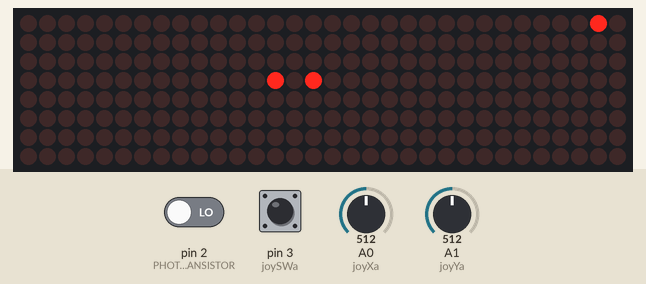
Recording of a sketch running on a simulated Arduino Uno, built with avr-gcc and run on an emulated ATmega328P. Shown: 32×8 LED matrix. The test bench sets the inputs (shaded band); at power-on: A0 (joyXa) = 512, A1 (joyYa) = 512, pin 2 (PHOTOTRANSISTOR) LOW, pin 3 (joySWa) LOW. Random numbers use the default seed unless the sketch sets one.

Above: at 1.2 s.
1.3 s: A0 (joyXa) set to 216
At 1.41 s:
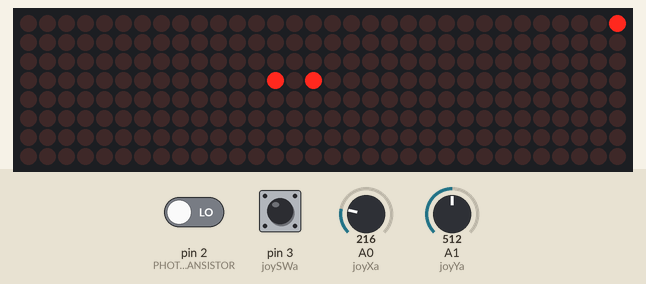
4.3 s: A0 (joyXa) set to 184
At 5.02 s:
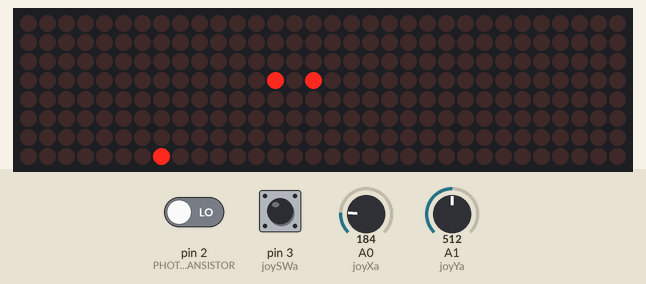
7.3 s: A1 (joyYa) set to 209
9.2 s: A1 (joyYa) set to 192
At 9.83 s:
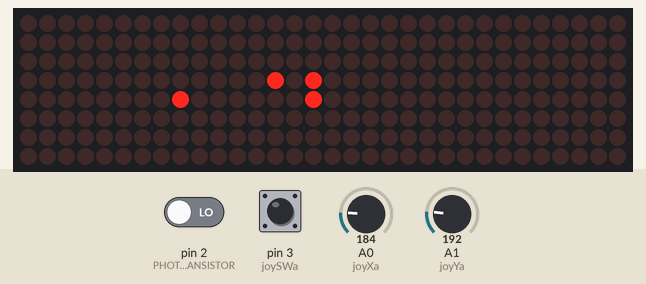
12.2 s: A0 (joyXa) set to 888
15.2 s: A0 (joyXa) set to 911
At 15.85 s:
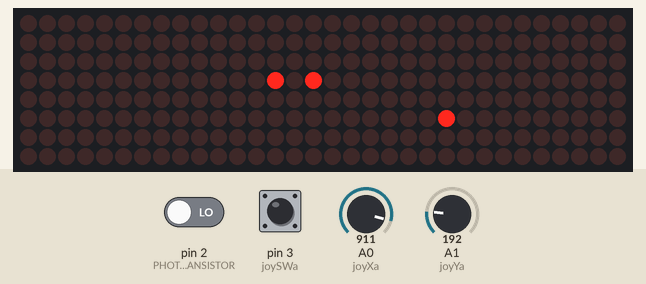
Timing chart, 0 to 18.2 s (numbered marks = the images above; inputs shaded):
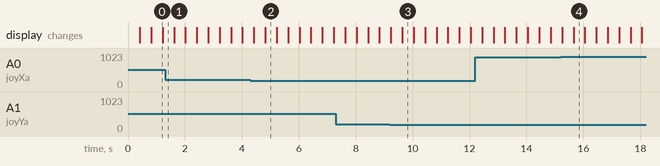

Measured:
- the behaviour switches between 200 and 199 on A0 (joyXa) (found by bisection; images 1 and 2)
- the behaviour switches between 200 and 199 on A1 (joyYa) (found by bisection; images 2 and 3)
- the behaviour switches between 900 and 901 on A0 (joyXa) (found by bisection; images 3 and 4)
- what the display in image 0 shows lasts 0.4 s, from 0.8 s to 1.2 s

The sketch:

Snake.ino
```cpp
/*
    Name:       Snake.ino
    Created:	20/05/2022 00:28:12
    Author:     BBotond6
*/


#include <MD_MAX72xx.h>
#include <SPI.h>

#define  delay_t  50  // in milliseconds

#define HARDWARE_TYPE MD_MAX72XX::FC16_HW
#define MAX_DEVICES 4

//Hardware SPI Arduino UNO
// CLK Pin  > 13 SCK
// Data Pin > 11 MOSI

#define CS_PIN    10

//JoyStick
#define joyXa A0
#define joyYa A1
#define joySWa 3
int joyX;
int joyY;
int joySW;
int joyDir; //JoyStick direction 0=none, 1=down, 2=up, 3=left, 4=right

// Hardware SPI connection
MD_MAX72XX mx = MD_MAX72XX(HARDWARE_TYPE, CS_PIN, MAX_DEVICES);

/////////////////////////////////////Remote controller variables and constans
#define PHOTOTRANSISTOR      2    //I/O port of the phototransistor.
#define NUM_OF_GAPS         33    //In one shot there are 33 gaps between pulses.

#define RECEPTION_TIMEOUT   70    //Time slot for the code bytes to arrive after the first rising edge (of the header).

#define MIN_H     4000      //Minimum value of the header gap in microseconds.
#define MAX_H     5500      //Maximum value of the header gap in microseconds.
#define MIN_0      450      //Minimum value of a gap meaning '0', in microseconds.
#define MAX_0      650     //Maximum value of a gap meaning '0', in microseconds.
#define MIN_1     1550      //Minimum value of a gap meaning '1', in microseconds.
#define MAX_1     1750     //Maximum value of a gap meaning '1', in microseconds.

#define MB_MASK     (byte)0x80  //0x80 = 0%10000000 - Mask for the most significant bit in a byte.
#define MOD8_MASK   (byte)0x07  //0x07 = 0%00000111 - Mask for the least 3 bits in a byte.
//With this mask the modulo division by 8 can be substituted.
//Note that (NUM % 8) is equivalent to (NUM & 0x07).

#define TRUE    1       //True value
#define FALSE   0       //False value

#define IR_ON   LOW       //Constants for the states of the phototransistor. The ON and OFF terms refer to
#define IR_OFF  HIGH      //the IR ray. When the infra LED of the remote controller is ON or OFF.

byte previous_state;        //Global variable of the previous state of the infra communication.
byte actual_state;          //Global variable of the actual state of the infra communication.
byte reception_started;     //Flag to signalize that the reception has been started.
byte reception_completed;   //Flag to signalize that the reception has been completed.
byte length_index;               //Index for the array of gap length data.

unsigned long timestamp_gap;            //Timestamp for a falling edge. Here starts the next gap between pulses.
                                        //Unit: microseconds.
unsigned long timestamp_reception;      //Timestamp for the beginning of the reception process. Milliseconds.

unsigned long gap_length[NUM_OF_GAPS];      //Time values of the gap lengths in microseconds.

//                                                   {0x84 , "ok"},
//                                                   {0x01 , "^"},
//                                                   {0x81 , "¡"},
//                                                   {0xB2 , ">"},
//                                                   {0x8A , "<"},
#define RemoteUp 0x01
#define RemoteDown 0x81
#define RemoteLeft 0x8A
#define RemoteRight 0xB2
#define RemoteOk 0x84

//Snake
byte sn[8][4] = {
  {0x00, 0x00, 0x00, 0x00},
  {0x00, 0x00, 0x00, 0x00},
  {0x00, 0x00, 0x00, 0x00},
  {0x00, 0x00, 0x00, 0x00},
  {0x00, 0x00, 0x00, 0x00},
  {0x00, 0x00, 0x00, 0x00},
  {0x00, 0x00, 0x00, 0x00},
  {0x00, 0x00, 0x00, 0x00}
};

byte snak[8][32];
int x;
int y;
int bx;
int by;
int count;

unsigned int timestamp;
unsigned int bef_timestamp;

/*a számos mátrixba haladni 8 asával és minden sort egybõl kiiratni (ott helybe
létre hozni a B0010000 es formátumot)*/

// Switch between JoyStick and Remote controller
byte JRswitch;
unsigned int bef_timestamp_remote;    //the JoyStick's button dosn't work well so switch back with ok button

void setup() {
    // Switch between JoyStick and Remote controller
    JRswitch = 2;

    /////////////////////////////////////Remote controller setup
    byte idx;

    pinMode(PHOTOTRANSISTOR, INPUT);      //Configuring the phototransistor's pin as INPUT pin.

    previous_state = IR_OFF;        //Initial values of the state variables.
    actual_state = IR_OFF;

    reception_started = FALSE;      //Inital values for the process flags.
    reception_completed = FALSE;

    for (idx = 0; idx < NUM_OF_GAPS; idx++) { gap_length[idx] = 0; }    //Initializing the array of gap lengths.

    //Snake
    randomSeed(analogRead(0));
    pinMode(joyXa, INPUT);
    pinMode(joyYa, INPUT);
    pinMode(joySW, INPUT_PULLUP);
    joyX = 0;
    joyY = 0;
    joySW = 0;
    joyDir = 4;

    count = 1;

    mx.begin();
    mx.control(MD_MAX72XX::INTENSITY, 0);
    mx.clear();

    for (int i = 0; i < 8; i++) {
        for (int j = 0; j < 32; j++) {
            snak[i][j] = 0;
        }
    }
    x = 2;
    y = 0;
    bx = 16;
    by = 16;
    snak[y][x] = 1;

    Serial.begin(38400);
    while (!Serial);
    GetFood();
    timestamp = millis();
    bef_timestamp = millis();
    bef_timestamp_remote = 0;
}

//Remote controll
byte decoding(unsigned long* p_gap_length, byte* p_code_byte)
{
    //Gap length data (32 pieces) are converted into 4 code bytes.
    byte byte_idx;    //Index for the code bytes: 0, 1, 2, 3.
    byte len_idx;     //Index for the gap length values: 1, 2, ..., 31, 32.

    for (byte_idx = 0; byte_idx < 4; byte_idx++)   //There are 4 code bytes.
    {
        p_code_byte[byte_idx] = 0;    //Clearing the code bytes.
    }

    for (len_idx = 1; len_idx < NUM_OF_GAPS; len_idx++)   //Processing the array of pulse distances.
    {
        byte_idx = (len_idx - 1) / 8;   //With fixpoint arithmetics this expression gives back the correct
                                        //byte index from the length index.
                                        //  1, 2, 3, 4, 5, 6, 7, 8 |-> 0
                                        //  9,10,11,12,13,14,15,16 |-> 1
                                        // 17,18,19,20,21,22,23,24 |-> 2
                                        // 25,26,27,28,29,30,31,32 |-> 3

        //Shall digit 1 be decoded?
        if ((MIN_1 < p_gap_length[len_idx]) && (p_gap_length[len_idx] < MAX_1))
        {
            //Assembly of the right code byte, bit by bit. Various algebraic expressions are given here.

            //p_code_byte[byte_idx] = p_code_byte[byte_idx] | ( 1 << (7 - (len_idx - 1) % 8) );
            //p_code_byte[byte_idx] = p_code_byte[byte_idx] | ( MB_MASK >> ((len_idx - 1) % 8) );
            p_code_byte[byte_idx] = p_code_byte[byte_idx] | (MB_MASK >> ((len_idx - 1) & MOD8_MASK));
        }
    }
    /*
    Serial.println("-----------------------------------");
    Serial.println(p_code_byte[2],HEX);
    Serial.println("-----------------------------------");
    */
    return p_code_byte[2];
}

byte GetRemoteSignal() {
    byte retur = 0;
    byte code_byte[4];               //Local array of the code bytes.
    unsigned long pulse_distance;           //Time difference between two consecutive pulses.

    actual_state = digitalRead(PHOTOTRANSISTOR);    //Reading the actual state of the phototransistor.

    //Hunting for the FIRST rising edge. This is the starting event of data reception.
    if ((previous_state == IR_OFF) && (actual_state == IR_ON) && (reception_started == FALSE))
    {
        reception_started = TRUE;         //The reception has been started.
        reception_completed = FALSE;      //Of course the reception has not been completed yet.
        length_index = 0;                 //Clearing the index of gap lenght data.
        timestamp_reception = millis();   //Taking the timestamp of the start of the reception. Milliseconds.
    }
    //Hunting for a falling edge during data reception.
    else if ((previous_state == IR_ON) && (actual_state == IR_OFF) && (reception_started == TRUE))
    {
        timestamp_gap = micros();     //Taking the timestamp at the start of a gap between pulses. Microseconds.
    }
    //Hunting for a rising edge during data reception.
    else if ((previous_state == IR_OFF) && (actual_state == IR_ON) && (reception_started == TRUE))
    {
        pulse_distance = micros() - timestamp_gap;   //Calculating the length of the gap between pulses.

        if (((MIN_H < pulse_distance) && (pulse_distance < MAX_H))   //Is the gap length in one of the
            || ((MIN_0 < pulse_distance) && (pulse_distance < MAX_0))   //dedicated ranges?
            || ((MIN_1 < pulse_distance) && (pulse_distance < MAX_1))
            )
        {
            gap_length[length_index] = pulse_distance;    //Storing the actual pulse distance.
            length_index++;     //Increasing the index of pulse distances.

            if (length_index == NUM_OF_GAPS)    //Do we have ALL the expected length values?
            {
                reception_completed = TRUE;     //Yes, the reception ha been completed.
            }
        }
        else    //The actual pulse distance is not in any of the given ranges.
        {
            reception_started = FALSE;    //Aborting the reception process.
            //Serial.println("\n\nInvalid length");   //Sending an error message.
        }
    }

    //If the timeout value of the reception is reached but it has not been completed yet...
    if ((millis() - timestamp_reception > RECEPTION_TIMEOUT)
        && (reception_started == TRUE) && (reception_completed == FALSE))
    {
        reception_started = FALSE;      //Aborting the reception process.
        //Serial.println("\nTimeout");    //Sending an error message.
    }

    if (reception_completed == TRUE)    //If the reception has been completed with success...
    {
        reception_started = FALSE;          //Clearing the process flags.
        reception_completed = FALSE;

        retur = decoding(gap_length, code_byte);     //Decoding the sequence of pulse distances.
        //display_code_bytes(code_byte);      //Displaying the code bytes.
        //name_of_the_button(code_byte[2]);   //Searching for the name of the button.
    }

    previous_state = actual_state;    //Shifting the states.

    /*if (retur != 0) {
        Serial.println(JRswitch, DEC);
    }*/

    return retur;
}


//LOOP
void loop() {
    timestamp = millis();

    //if (JRswitch == 2) {    //JoyStick Mode on    //this code is the right, but the JoyStick's button dosn't work well so swithk back with ok button
    //    GetJoyStickDirection();
    //}
    //else if (JRswitch == 1) {   //Remote controller mode on
    //    GetRemoteControllerDirection();
    //}

    //Read JoyStick and Remote controller in one time, because the JoyStick's button dosn't work well, so switch between JoyStick and Remote controller with OK button in every time

    GetRemoteControllerDirection();
    //GetJoyStickDirection();

    if (timestamp - bef_timestamp_remote > 50) {    //the JoyStick's button dosn't work well so switch back with ok button (delay due to remote control)
        GetJoyStickDirection();
        bef_timestamp_remote = timestamp;
    }

    if (timestamp - bef_timestamp > 400) {
        drawShape();
        Step();
        bef_timestamp = timestamp;
    }


    //delay(500);
}

void Step() {
    bx = x;
    by = y;
    if (joyDir == 3) {
        if (x < 31) {
            x++;
        }
        else {
            x = 0;
        }
    }
    else if (joyDir == 4) {
        if (x > 0) {
            x--;
        }
        else {
            x = 31;
        }
    }
    else if (joyDir == 1) {
        if (y < 7) {
            y++;
        }
        else {
            y = 0;
        }
    }
    else if (joyDir == 2) {
        if (y > 0) {
            y--;
        }
        else {
            y = 7;
        }
    }

    if (snak[y][x] == 255) {
        count++;
        snak[y][x] = 1;
        for (int i = 0; i < 8; i++) {
            for (int j = 0; j < 32; j++) {
                if (snak[i][j] > 1 && snak[i][j] < 255) {
                    snak[i][j]++;
                }
            }
        }
        snak[by][bx] = 2;
        GetFood();
    }
    else if (snak[y][x] > 0) {
        for (int i = 0; i < 8; i++) {
            for (int j = 0; j < 32; j++) {
                snak[i][j] = 0;
            }
        }
        x = 2;
        y = 0;
        bx = 16;
        by = 16;
        snak[y][x] = 1;
        count = 1;
        GetFood();
    }
    else {
        snak[y][x] = 1;

        if (count == 1) {
            snak[by][bx] = 0;
        }
        else {
            snak[by][bx] = 2;
        }

        for (int i = 0; i < 8; i++) {
            for (int j = 0; j < 32; j++) {
                if (snak[i][j] > 1 && snak[i][j] < count) {
                    snak[i][j]++;
                }
                else if (snak[i][j] == count && snak[i][j] != 1) {
                    snak[i][j] = 0;
                }
            }
        }

    }
    //snak[y][x]=1;


}

void GetFood() {
    byte r = 0;
    while (r == 0) {
        int rX = random(0, 31);
        int rY = random(0, 7);
        if (snak[rY][rX] == 0) {
            snak[rY][rX] = 255;
            r = 1;
        }
    }
}

void GetRemoteControllerDirection() {
    byte RemoteControllerValue = GetRemoteSignal();

    if (RemoteControllerValue == 0x84) {   //ok
        //JRswitch = 2;  //Switch to JoyStick               /////this is the rigth
        if (JRswitch == 1) {    //the JoyStick's button dosn't work well so switch back with ok button
            JRswitch = 2;
        }
        else {
            JRswitch = 1;
        }
    }

    if (JRswitch == 1) {    //the JoyStick's button dosn't work well so switch back with ok button

        if (RemoteControllerValue == 0x01 && joyDir != 1) {    //up
            joyDir = 2;
        }
        else if (RemoteControllerValue == 0x81 && joyDir != 2) {   //down
            joyDir = 1;
        }
        else if (RemoteControllerValue == 0xB2 && joyDir != 3) {   //rigth
            joyDir = 4;
        }
        else if (RemoteControllerValue == 0x8A && joyDir != 4) {   //left
            joyDir = 3;
        }
    }

}
void GetJoyStickDirection() {
    if (JRswitch == 2) {    //the JoyStick's button dosn't work well so switch back with ok button
        joyX = analogRead(joyXa);
        joyY = analogRead(joyYa);
        joySW = digitalRead(joySWa);
    }

    //if(joySW==0){ This is the right fork, but the JoyStick's button dosn't work well so switch back with ok button
    //    JRswitch = 1;  //Switch to remote controller
    //}

    if (JRswitch == 2) {    //the JoyStick's button dosn't work well so switch back with ok button

        if (joyX > 900 && joyY % 500 < 250 && joyDir != 2) {    //down
            joyDir = 1;
        }
        else if (joyX < 200 && joyY % 500 < 250 && joyDir != 1) {   //up
            joyDir = 2;
        }
        else if (joyY > 900 && joyX % 500 < 250 && joyDir != 4) {   //left
            joyDir = 3;
        }if (joyY < 200 && joyX % 500 < 250 && joyDir != 3) {   //right
            joyDir = 4;
        }
    }

}

void GetBform() {
    int i = 0;
    int j = 0;
    int k = 0;
    for (i = 0; i < 8; i++) {
        for (j = 0; j < 4; j++) {
            byte aa = 0;
            int aaa = 0;
            for (k = 0; k < 8; k++) {
                if (snak[i][j * 8 + k] > 0) {
                    aa += pow(2, k);
                    if (k > 1 && aaa == 0) { //a random pow 2 fölött pl 2^3=7,999 ezért 1 et hozzá kell adni
                        aa += 1;
                    }
                }
            }

            /*if(aa!=0){
              Serial.println(aa,DEC);
            }*/

            sn[i][3 - j] = aa;
        }
    }

}

void drawShape() {
    GetBform();
    int i = 0;
    int j = 0;

    for (i = 0; i < 8; i++) {
        for (j = 0; j < 4; j++) {
            mx.setRow(3 - j, i, sn[i][j]);
        }
    }

}
```
